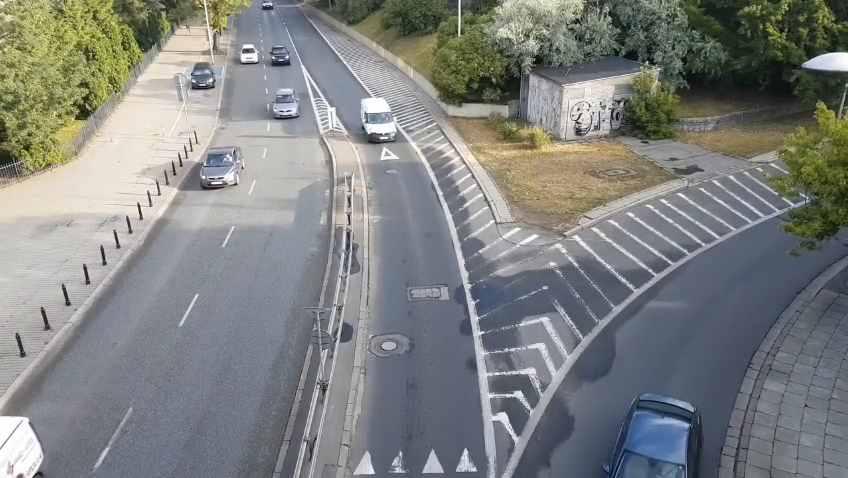
#> input picture frame 62 of video.mp4, 848 x 478 px
$ python grises.py
#> lines starting #> are read from the running program, lines starting #| are printed output that depends on the picture; after the words box and inside, x2 and y2 are one past the last pixel; in counts of white or black regions, pixels touching at a corner belong together
import cv2
import numpy as np

# Variables globales
pausar_video = False
mostrar_pixel = False
x, y = 0, 0

# Función de callback de mouse
def mouse_callback(event, _x, _y, flags, param):
    global pausar_video, mostrar_pixel, x, y
    if event == cv2.EVENT_LBUTTONDOWN:
        x, y = _x, _y
        mostrar_pixel = True
    if event == cv2.EVENT_RBUTTONDOWN:
        pausar_video = not pausar_video

# Cargar el video
video_path = 'video.mp4'  # Cambia esto al camino de tu video
cap = cv2.VideoCapture(video_path, cv2.CAP_ANY)

if not cap.isOpened():
    print("Error: no se pudo abrir video")
else:
    print("Video abierto correctamente")

cv2.namedWindow('Video Gris')
cv2.setMouseCallback('Video Gris', mouse_callback)

nuevo_alto = 480
nuevo_ancho = 680

# ── Polígono ROI ───────────────────────────────────────────────────────────────
# 6 puntos tomados sobre el frame redimensionado (680x480), en orden de contorno:
#   1(238,63) → 2(300,58) → 3(355,130) → 4(405,470) → 5(272,470) → 6(261,130)
puntos_roi = np.array([
    [238,  63],   # 1 - superior izquierdo
    [300,  58],   # 2 - superior derecho
    [355, 130],   # 3 - medio derecho
    [405, 470],   # 4 - inferior derecho
    [272, 470],   # 5 - inferior izquierdo
    [281, 130],   # 6 - medio izquierdo
], dtype=np.int32)

# Pre-calcular la máscara ROI una sola vez (no cambia entre frames)
mascara_roi = np.zeros((nuevo_alto, nuevo_ancho), dtype=np.uint8)
cv2.fillPoly(mascara_roi, [puntos_roi], 255)
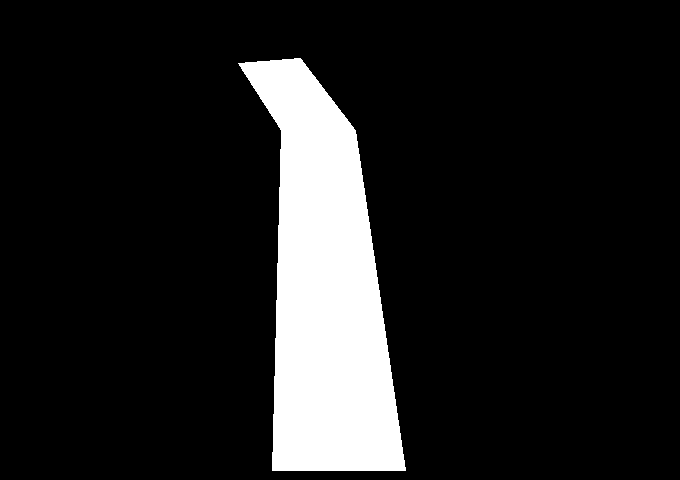
#> mascara_roi: shape (480, 680); 12.4% white; 1 white region, box (x1, y1, x2, y2) and area: (238, 58, 406, 471) 40541

# Bounding box del polígono para recortar la ventana ROI
x_bb, y_bb, w_bb, h_bb = cv2.boundingRect(puntos_roi)

def nothing(x):
    pass

# Trackbars para escala de grises
cv2.namedWindow("Trackbars")
cv2.createTrackbar("Gris Min",  "Trackbars", 0,   255, nothing)
cv2.createTrackbar("Gris Max",  "Trackbars", 255, 255, nothing)
cv2.createTrackbar("Contraste", "Trackbars", 10,  30,  nothing)  # ÷10 → 0.0–3.0
cv2.createTrackbar("Gamma x10", "Trackbars", 10,  50,  nothing)  # ÷10 → 0.1–5.0
cv2.createTrackbar("Blur",      "Trackbars", 0,   20,  nothing)  # kernel gaussiano

while True:
    if not pausar_video:
        ret, frame = cap.read()
#> frame is the input picture: shape (478, 848, 3); mean B, G, R 127.7, 129.9, 126.7
        if not ret:
            cap.set(cv2.CAP_PROP_POS_FRAMES, 0)
            ret, frame = cap.read()
            if not ret:
                break
        frame2 = np.copy(frame)

    if mostrar_pixel:
        pixel_color = frame[y, x]
        frame2 = np.copy(frame)
        cv2.putText(frame2, f'Pos ({x},{y}) BGR: {pixel_color}', (10, 30),
                    cv2.FONT_HERSHEY_SIMPLEX, 0.8, (0, 255, 0), 2)

    # Redimensionar
    frame3 = cv2.resize(frame2, (nuevo_ancho, nuevo_alto))
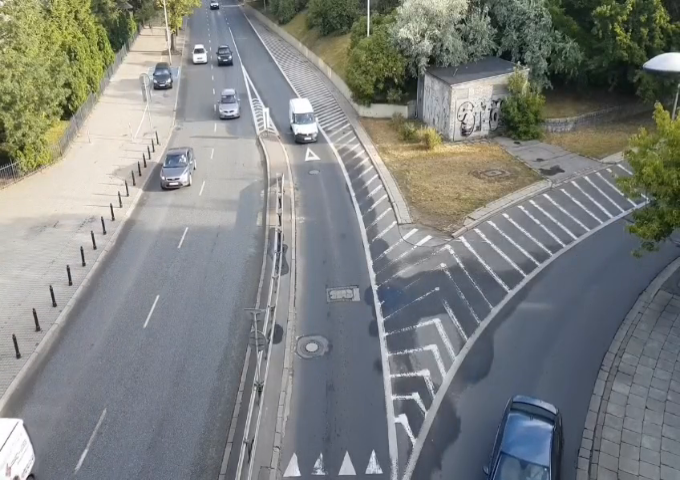
#> frame3: shape (480, 680, 3); mean B, G, R 127.6, 129.8, 126.6

    # ── Escala de grises ───────────────────────────────────────────────────────
    gris = cv2.cvtColor(frame3, cv2.COLOR_BGR2GRAY)

    # ── Leer trackbars ─────────────────────────────────────────────────────────
    gris_min  = cv2.getTrackbarPos("Gris Min",  "Trackbars")
    gris_max  = cv2.getTrackbarPos("Gris Max",  "Trackbars")
    contraste = cv2.getTrackbarPos("Contraste", "Trackbars") / 10.0
    gamma     = max(cv2.getTrackbarPos("Gamma x10", "Trackbars") / 10.0, 0.1)
    blur_val  = cv2.getTrackbarPos("Blur",      "Trackbars")

    # ── Blur ───────────────────────────────────────────────────────────────────
    if blur_val > 0:
        k = blur_val * 2 + 1
        gris_proc = cv2.GaussianBlur(gris, (k, k), 0)
    else:
        gris_proc = gris.copy()

    # ── Contraste ──────────────────────────────────────────────────────────────
    gris_proc = np.clip(gris_proc.astype(np.float32) * contraste, 0, 255).astype(np.uint8)

    # ── Gamma (tabla LUT) ──────────────────────────────────────────────────────
    tabla_gamma = np.array([
        np.clip(((i / 255.0) ** (1.0 / gamma)) * 255, 0, 255)
        for i in range(256)
    ], dtype=np.uint8)
    gris_proc = cv2.LUT(gris_proc, tabla_gamma)

    # ── Máscara por umbral aplicada solo al ROI ────────────────────────────────
    mascara_full = cv2.inRange(gris_proc, gris_min, gris_max)
#> mascara_full: shape (480, 680); every value is 255
    # Combinar la máscara de umbral con la máscara del polígono
    mascara_roi_umbral = cv2.bitwise_and(mascara_full, mascara_full, mask=mascara_roi)
    # Recortar al bounding box del polígono
    mascara_recortada = mascara_roi_umbral[y_bb:y_bb + h_bb, x_bb:x_bb + w_bb]
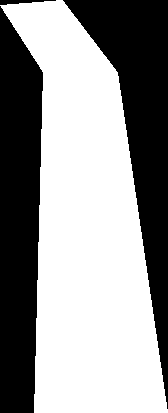
#> mascara_recortada: shape (413, 168); 58.4% white; 3 black regions, box (x1, y1, x2, y2) and area: (0, 6, 43, 413) 14547, (63, 0, 168, 409) 14138, (0, 0, 56, 5) 158

    # ── Ventana principal: gris con polígono dibujado ──────────────────────────
    gris_display = cv2.cvtColor(gris_proc, cv2.COLOR_GRAY2BGR)
    cv2.polylines(gris_display, [puntos_roi], isClosed=True, color=(0, 255, 0), thickness=2)
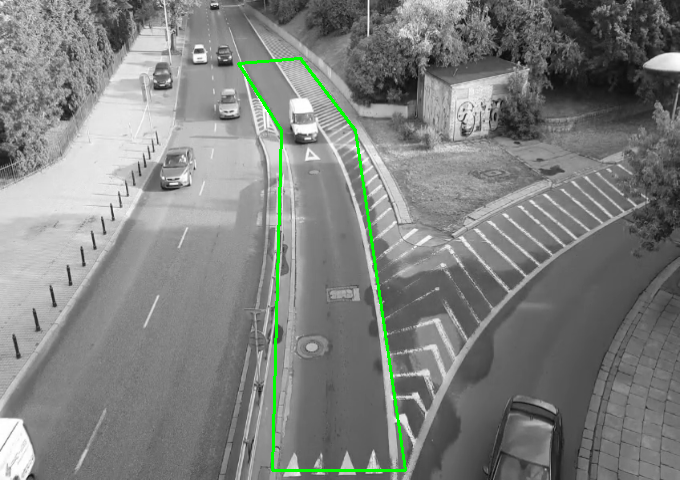
#> gris_display: shape (480, 680, 3); mean B, G, R 127.2, 129.6, 127.2
    # Marcar los 6 puntos con número
    for i, (px, py) in enumerate(puntos_roi):
        cv2.circle(gris_display, (px, py), 4, (0, 0, 255), -1)
        cv2.putText(gris_display, str(i + 1), (px + 5, py - 5),
                    cv2.FONT_HERSHEY_SIMPLEX, 0.4, (0, 200, 255), 1)
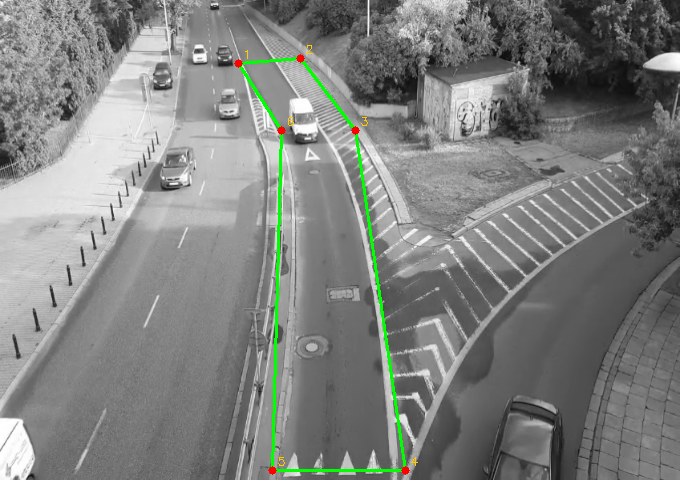
#> gris_display: shape (480, 680, 3); 0.13% of pixels changed, all inside (x1, y1, x2, y2) = (234, 45, 418, 475)
    cv2.putText(gris_display,
                f'Contraste:{contraste:.1f}  Gamma:{gamma:.1f}  Blur:{blur_val}',
                (10, nuevo_alto - 15), cv2.FONT_HERSHEY_SIMPLEX, 0.5, (0, 220, 255), 1)
    cv2.putText(gris_display,
                f'Umbral: [{gris_min} - {gris_max}]',
                (10, nuevo_alto - 38), cv2.FONT_HERSHEY_SIMPLEX, 0.5, (0, 220, 255), 1)

    # ── Ventana ROI: área dentro del polígono con imagen en gris ──────────────
    roi_aplicado = cv2.bitwise_and(gris_proc, gris_proc, mask=mascara_roi)
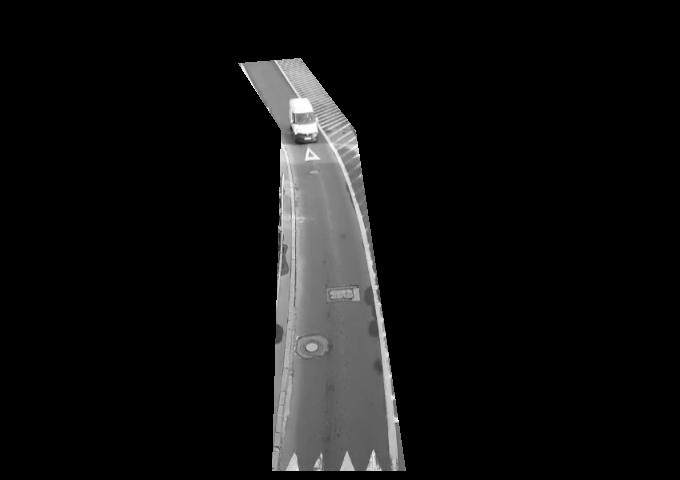
#> roi_aplicado: shape (480, 680); min 0, max 255, mean 16.6
    roi_recortado = roi_aplicado[y_bb:y_bb + h_bb, x_bb:x_bb + w_bb]
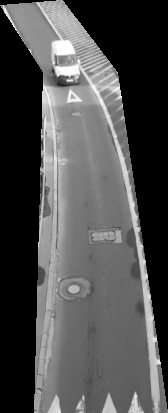
#> roi_recortado: shape (413, 168); min 0, max 255, mean 78.3

    # ── Mostrar ventanas ───────────────────────────────────────────────────────
    cv2.imshow('Video Gris',    gris_display)
    cv2.imshow('Video Mascara', mascara_recortada)   # máscara solo dentro del ROI
    cv2.imshow('Video ROI',     roi_recortado)

    key = cv2.waitKey(33) & 0xFF
#> (key Esc is pressed here)
    if key == 27:           # Esc → salir
        break
    elif key == ord('r'):   # R   → reiniciar video
        cap.set(cv2.CAP_PROP_POS_FRAMES, 0)
        mostrar_pixel = False

cap.release()
cv2.destroyAllWindows()

$ run again, starting later in the video
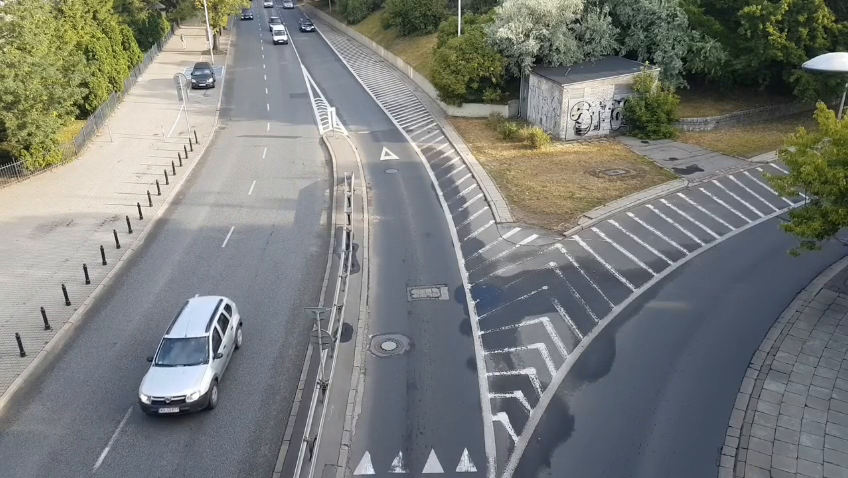
#> input picture frame 281 of video.mp4, 848 x 478 px
#> mascara_roi: shape (480, 680); 12.4% white; 1 white region, box (x1, y1, x2, y2) and area: (238, 58, 406, 471) 40541
#> frame is the input picture: shape (478, 848, 3); mean B, G, R 121.1, 124.3, 121.6
#> mascara_full: shape (480, 680); every value is 255
#> mascara_recortada: shape (413, 168); 58.4% white; 3 black regions, box (x1, y1, x2, y2) and area: (0, 6, 43, 413) 14547, (63, 0, 168, 409) 14138, (0, 0, 56, 5) 158
#> after the loop `for i, (px, py) in enumerate(puntos_roi):`:
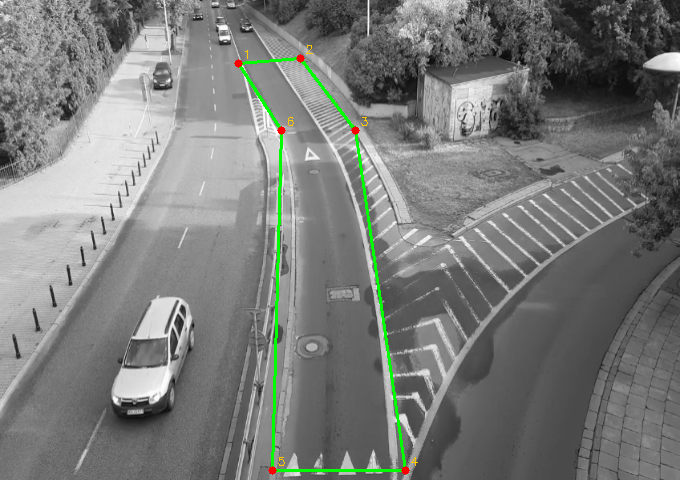
#> gris_display: shape (480, 680, 3); mean B, G, R 121.5, 124, 121.9
#> `roi_recortado = roi_aplicado[y_bb:y_bb + h_bb, x_bb:x_bb + w_bb]`:
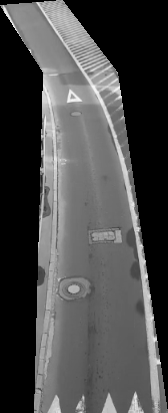
#> roi_recortado: shape (413, 168); min 0, max 247, mean 74.6

$ run again, starting later in the video
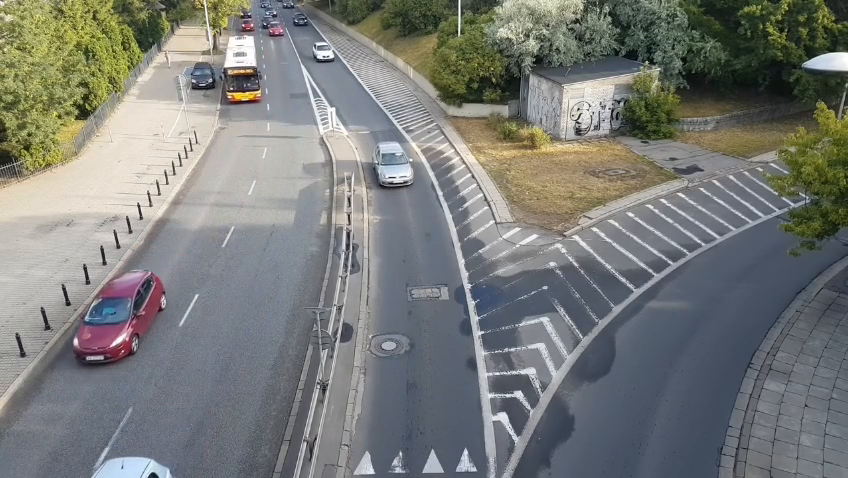
#> input picture frame 500 of video.mp4, 848 x 478 px
#> mascara_roi: shape (480, 680); 12.4% white; 1 white region, box (x1, y1, x2, y2) and area: (238, 58, 406, 471) 40541
#> frame is the input picture: shape (478, 848, 3); mean B, G, R 120.3, 123.7, 121.5
#> mascara_full: shape (480, 680); every value is 255
#> mascara_recortada: shape (413, 168); 58.4% white; 3 black regions, box (x1, y1, x2, y2) and area: (0, 6, 43, 413) 14547, (63, 0, 168, 409) 14138, (0, 0, 56, 5) 158
#> after the loop `for i, (px, py) in enumerate(puntos_roi):`:
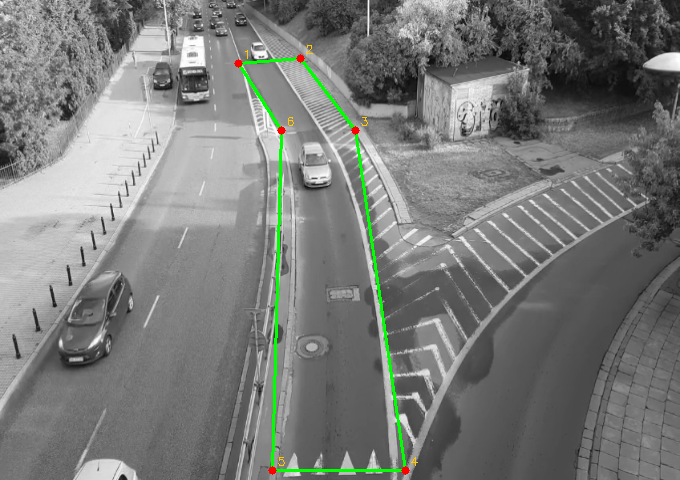
#> gris_display: shape (480, 680, 3); mean B, G, R 121, 123.5, 121.4
#> `roi_recortado = roi_aplicado[y_bb:y_bb + h_bb, x_bb:x_bb + w_bb]`:
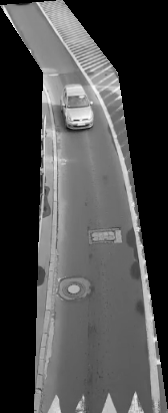
#> roi_recortado: shape (413, 168); min 0, max 253, mean 74.5
